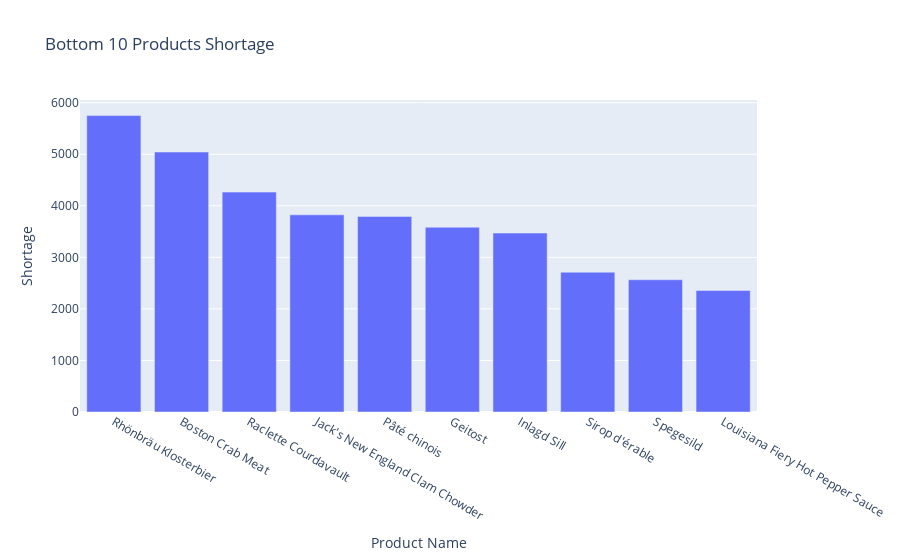

Notebook source saved alongside this figure:
### Code cell
px.bar(products_shortage_top, x='ProductName', y='Category Shortage', title='Bottom 10 Products Shortage', labels={'ProductName':'Product Name', 'Category Shortage':'Shortage'})

### Figure 1 — Plotly figure (JSON) as saved in the notebook; plotly's stock layout.template omitted (floating-point values rounded to 4 significant figures)
{"data": [{"alignmentgroup": "True", "hovertemplate": "Product Name=%{x}<br>Shortage=%{y}<extra></extra>", "legendgroup": "", "marker": {"color": "#636efa", "pattern": {"shape": ""}}, "name": "", "offsetgroup": "", "orientation": "v", "showlegend": false, "textposition": "auto", "type": "bar", "x": ["Rhönbräu Klosterbier", "Boston Crab Meat", "Raclette Courdavault", "Jack's New England Clam Chowder", "Pâté chinois", "Geitost", "Inlagd Sill", "Sirop d'érable", "Spegesild", "Louisiana Fiery Hot Pepper Sauce"], "xaxis": "x", "y": [5750, 5043, 4266, 3825, 3795, 3584, 3472, 2712, 2565, 2356], "yaxis": "y"}], "layout": {"barmode": "relative", "legend": {"tracegroupgap": 0}, "title": {"text": "Bottom 10 Products Shortage"}, "xaxis": {"anchor": "y", "domain": [0, 1], "title": {"text": "Product Name"}}, "yaxis": {"anchor": "x", "domain": [0, 1], "title": {"text": "Shortage"}}}}
